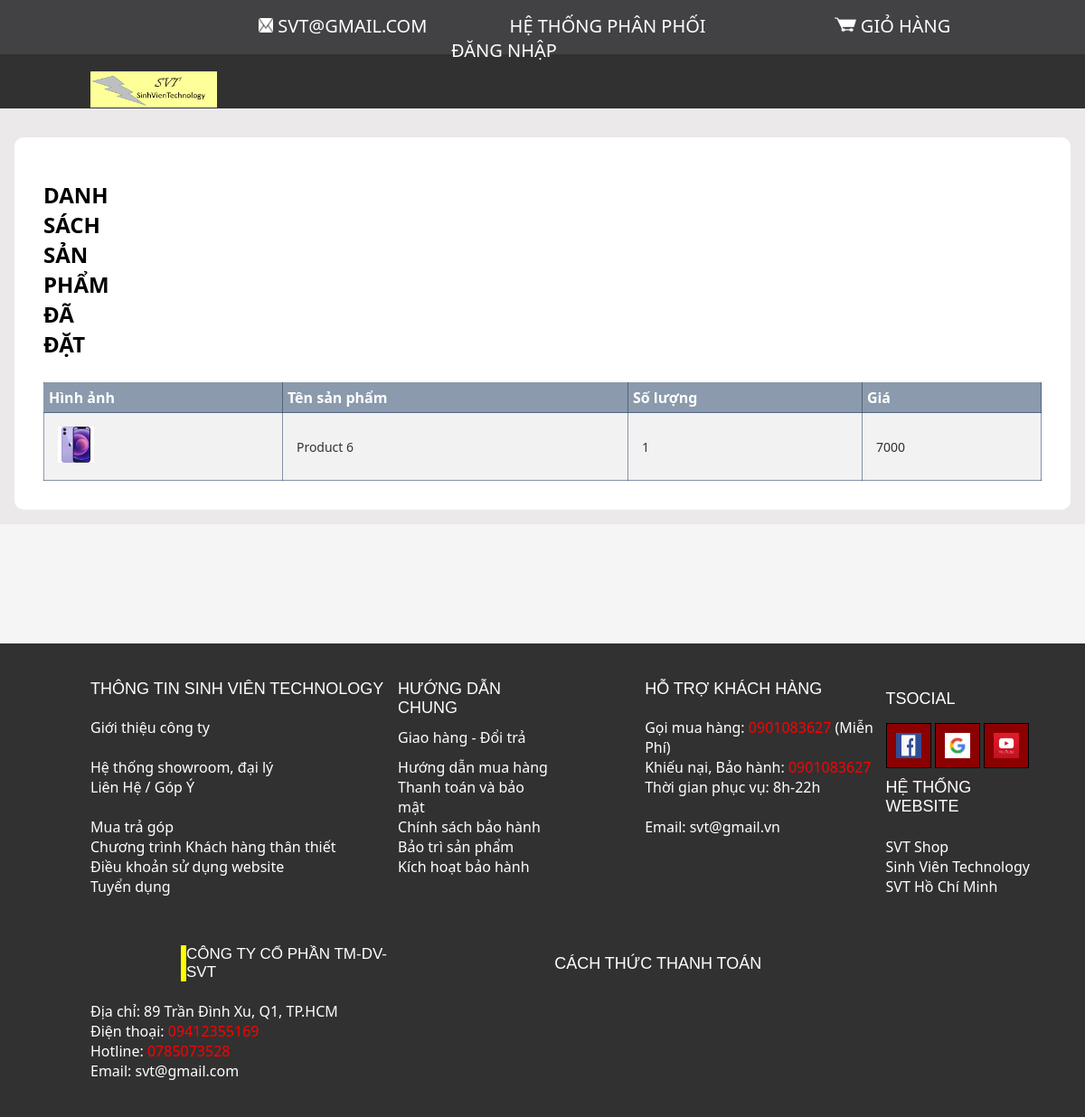
The page /htmlnew/detail_in_history.php?mabill=9504259274730235677384514464954 on the database its author committed.
### tables this page shows
CREATE TABLE `chitietbill` (
  `id` varchar(255) NOT NULL,
  `mabill` varchar(255) NOT NULL,
  `MASP` varchar(255) NOT NULL,
  `soluong` int(11) NOT NULL
);

CREATE TABLE `sanpham` (
  `masp` varchar(255) NOT NULL,
  `tensp` varchar(255) NOT NULL,
  `gia` int(11) NOT NULL,
  `giamgia` int(11) NOT NULL,
  `ngaysx` date NOT NULL,
  `image` varchar(255) NOT NULL,
  `MALSP` varchar(255) NOT NULL,
  `giavon` int(11) NOT NULL,
  `trangthai` tinyint(1) NOT NULL,
  `mota` varchar(255) NOT NULL,
  `bonhotrong` varchar(255) NOT NULL,
  `pin` varchar(255) NOT NULL,
  `uudai` varchar(255) NOT NULL
);

### htmlnew/detail_in_history.php (the view, shortened to what this page needs)
<?php
$conn = ConnectDB();
$result = $conn->query("select * from chitietbill where mabill ='" . $_REQUEST['mabill']. "'");
$tensp = $conn->query("select * from sanpham");
$tensps = array();
while ($row = $tensp->fetch_assoc()) {
    $tensps[$row["masp"]] = $row;
}
?>
<!DOCTYPE html>
<html lang="en">
<head>
    <link rel="stylesheet" href="https://use.fontawesome.com/releases/v5.15.4/css/all.css" />
    <link href="https://cdnjs.cloudflare.com/ajax/libs/font-awesome/6.4.0/css/all.min.css" rel="stylesheet">
</head>
<body>
    <form action="" method="get" name="frm1" onsubmit="return validateForm()">
        <div class="menutren">
            <ul class="menungang">
                <li class="a2"><a href=""><img class="a5" src="../admhtml/images/icon1.png" alt="erro"> SVT@gmail.com</a> </li>
                <li class="a1"><a href="daily.php">Hệ thống phân phối </a> </li>
                <li class="p1"><a href="giohang.php"> <img class="a5-2" src="../admhtml/images/cart-73-24.png" alt="">Giỏ Hàng </a> </li>
                <?php if (isset($_SESSION['khachhang'])) { ?>
                    <li style="width: 500px; background-color: #424245;">
                        <a class='p1' href='#'><img class='a5-2' src="<?= '../admhtml/' . str_replace('../', '', $_SESSION['khachhang']['avatar']) ?>" alt=""><?= $_SESSION['khachhang']['username'] ?></a>
                        <ul class="cap_2" style="left: 60px; height: auto;">
                            <li class="fs fa-box"> <a href="login.php"> Đăng xuất</a> </li>
                            <li class="fs fa-history"> <a href="history.php"> Lịch sử mua hàng</a> </li>
                        </ul>
                    </li>
                <?php } else echo "<li><a class='p1' href='login.php'>Đăng nhập</a></li>"; ?>
            </ul>
        </div>
        <div class="sidebar">
            <div class="logo"> <a href="../htmlnew/nhap.php"> <img class="aa" src="../admhtml/images/ganmac.jpg" alt=""></a></div>
            <nav>
                <ul>
                    <li> <a href="../htmlnew/gioithieu.php" class="b1">Giới thiệu</a>
                    </li>
                    <li><a href="../htmlnew/sanpham.php?productType=All&page=1" class="b2">Sản Phẩm</a>
                    </li>
                    <li><a href="../htmlnew/tuyendung.php">Tuyển Dụng</a></li>
                    <li><a href="../htmlnew/tintuc.php">Tin Tức</a></li>
                    <li> <input type="text" class="a6" placeholder=" <?php if (isset($_GET["nvn"])) {
                                                                            if (strlen(str_replace(" ", "", $_GET["nvn"])) == 0)
                                                                                echo "bạn chưa nhập gì cả!";
                                                                            else
                                                                                findSomeThing($_GET["nvn"]);
                                                                        } else echo "Bạn tìm gì?"; ?></li>
                </ul>
            </nav>
        </div>
    </form>
    <div class="main-content">
        <form class="product" action="order_m.php" method="get" enctype="multipart/form-data">
            <div class="table--wrapper">
                <div class="table-title">
                    <div class="table-header">
                        <h3 class="main-title">Danh Sách Sản phẩm đã đặt</h3>
                    </div>
                </div>
                <div class="table-container">
                    <table class="bill-table">
                        <thead>
                            <tr>
                                <th>Hình ảnh</th>
                                <th>Tên sản phẩm</th>
                                <th>Số lượng</th>
                                <th>Giá</th>
                            </tr>
                        </thead>
                        <tbody>
                            <?php while ($row = $result->fetch_assoc()) { ?>
                                <tr>
                                    <td><img src="<?= '../admhtml/' . str_replace('../', '', $tensps[$row['MASP']]['image']) ?>" style="width: 40px; height: 40px;"></td>
                                    <td><?=  $tensps[$row['MASP']]['tensp'] ?></td>
                                    <td><?= $row['soluong'] ?></td>
                                    <td><?= $row['soluong'] * $tensps[$row['MASP']]['giamgia'] ?></td>
                                </tr>
                            <?php } ?>
                        </tbody>
                    </table>
                </div>
            </div>
        </form>
    </div>
    <br><br><br><br><br><br>
    <table style="width: 100%;background-color:rgba(0,0,0,0.8);">
        <tr>
            <td class="a1112">THÔNG TIN SINH VIÊN TECHNOLOGY </td>
            <td class="a1113">HƯỚNG DẪN CHUNG</td>
            <td class="a1112">HỖ TRỢ KHÁCH HÀNG</td>
            <td class="a1113">TSOCIAL </td>
        </tr>
        <tr>
            <td class="a111"><a href="">Giới thiệu công ty</a></td>
            <td class="a112"><a href="">Giao hàng - Đổi trả</a></td>
            <td class="a111">Gọi mua hàng:<a href="" class="cuoi"> 0901083627</a> (Miễn Phí)</td>
            <td rowspan="2">
                <a href=""> <img src="../admhtml/images/aaa.jpg" alt="" class="a13"></a>
                <a href=""> <img alt="" class="a13"></a>
                <a href=""><img src="../admhtml/images/z3065110575113_cbb8e61010a4ed39f408fc1a754fb038.jpg" alt="" class="a13"></a>
            </td>
        </tr>
        <tr>
            <td class="a111"><a href=""> Hệ thống showroom, đại lý </a></td>
            <td class="a112"><a href="">Hướng dẫn mua hàng</a></td>
            <td class="a111">Khiếu nại, Bảo hành:<a href="" class="cuoi"> 0901083627</a></td>
        </tr>
        <tr>
            <td class="a111"><a href="">Liên Hệ / Góp Ý</a> </td>
            <td class="a112"><a href="">Thanh toán và bảo mật</a></td>
            <td class="a111">Thời gian phục vụ: 8h-22h</td>
            <td class="a1114">HỆ THỐNG WEBSITE </td>
        </tr>
        <tr>
            <td class="a111"><a href="">Mua trả góp</a></td>
            <td class="a112"><a href="">Chính sách bảo hành</a></td>
            <td class="a111">Email: svt@gmail.vn</td>
            <td> </td>
        </tr>
        <tr>
            <td class="a111"><a href="">Chương trình Khách hàng thân thiết</a> </td>
            <td class="a112"><a href="">Bảo trì sản phẩm</a></td>
            <td> </td>
            <td class="a112"><a href="">SVT Shop</a></td>
        </tr>
        <tr>
            <td class="a111"><A href="">Điều khoản sử dụng website</A> </td>
            <td class="a112"><A href="">Kích hoạt bảo hành</A></td>
            <td> </td>
            <td class="a112"><a href="">Sinh Viên Technology</a></td>
        </tr>
        <tr>
            <td class="a111"><a href="tuyendung.php">Tuyển dụng</a></td>
            <td> </td>
            <td> </td>
            <td class="a112"><a href="">SVT Hồ Chí Minh</a></td>
        </tr>
        <tr class="a15">
            <td><br><br></td>
            <td><br><br></td>
            <td><br><br></td>
            <td><br><br></td>
        </tr>
        <tr>
            <td colspan="2" class="a16"> CÔNG TY CỔ PHẦN TM-DV-SVT </td>
            <td></td>
            <td class="a20">CÁCH THỨC THANH TOÁN</td>
        </tr>
        <tr>
            <td> </td>
            <td>
            </td>
            <td>
            <td><br></td>
            </td>
        </tr>
        <tr>
            <td class="a1115"> Địa chỉ: 89 Trần Đình Xu, Q1, TP.HCM </td>
        </tr>
        <tr>
            <td class="a1115"> Điện thoại: <a class="a1-1">09412355169</a></td>
        </tr>
        <tr>
            <td class="a1115"> Hotline: <a class="a1-1">0785073528</a></td>
        </tr>
        <tr>
            <td class="a1119"> Email: svt@gmail.com</td>
        </tr>
    </table>
</body>
</html>

### css/giohang1.css (style rules this page uses)
body { background-color:whitesmoke; padding: 0px; margin: 0px; font-family: 'Segoe UI', Tahoma, Geneva, Verdana, sans-serif; }
ul.menungang { list-style: none; width: 100%; text-align: center; margin: 0px; }
ul.menungang li { display: inline; }
.menutren { background: #424245; height: 60px; width: 100%; display: block; margin: 0px; padding: 15px; }
ul.menungang a { color: white; font-family: 'Segoe UI', Tahoma, Geneva, Verdana, sans-serif; font-size: 20px; text-decoration: none; text-transform: uppercase ; padding: 10px; transition: 0.4s; }
img.a5 { width:16px; height:16px; }
img.a5-2 { width:24px; height:18px; position:relative; right:5px; }
li.a1 { margin-left: 0px; display: block; position: relative; right: 110px; }
li.a2 { position: relative; left:255px; }
.p1 { position: relative; left: 50px; }
.a1 { position: relative; left:125px; }
img.a13 { width: 50px; height: 50px; }
tr.a15 td { font-size: larger; color: white; }
td.a16 { border-left: 6px solid yellow; margin-left: 100px; font-size: 17px; font-family: Arial, Helvetica, sans-serif; display: block; }
td { font-family: 'Segoe UI', Tahoma, Geneva, Verdana, sans-serif; color: white; }
a.cuoi { color: red; font-family: 'Segoe UI', Tahoma, Geneva, Verdana, sans-serif; }
a.a1-1 { color: red; }
a { text-decoration: none; color: white; }
td.a111 { margin-left: 100px; display: block; }
td.a1112 { margin-left: 100px; display: block; padding-top: 40px; font-size: 18px; font-family: Arial, Helvetica, sans-serif; }
td.a1113 { padding-top: 40px; font-size: 18px; font-family: Arial, Helvetica, sans-serif; }
td.a1114 { font-size: 18px; font-family: Arial, Helvetica, sans-serif; padding-right: 50px; }
td.a1115 { margin-left: 100px; display: block; }
td.a1119 { margin-left: 100px; padding-bottom: 40px; display: block; }
td.a20 { font-size: 18px; font-family: Arial, Helvetica, sans-serif; }
* { box-sizing:border-box }
h3 { text-transform: uppercase; margin-top: 15px; margin-bottom: 10px; font-family: 'Segoe UI', Tahoma, Geneva, Verdana, sans-serif; }
table { margin-right: 20px; }
* { margin:0; padding:0; border: none; }
.sidebar { background-color: rgba(0,0,0,0.8); padding: 0 40px; height: 60px; line-height: 50px; font-family: 'Segoe UI', Tahoma, Geneva, Verdana, sans-serif; color: white; }
ul { float:right; }
li { display: inline-block; transition: 0.3s; padding: 5px 6px; margin-right: 185px; }
.logo { float: left; cursor: pointer; }
li a { color: white; text-decoration: none; }
li { position: relative; }
img.aa { width:160px; height: 60px; padding:10px; margin-left:50px ; }
.a13 { border:1px solid black; background-color: darkred; padding:10px; color: whitesmoke; }
td.a16 { border-left: 6px solid yellow; margin-left: 200px; font-size: 17px; font-family: Arial, Helvetica, sans-serif; display: block; }

### css/history.css (style rules this page uses)
.main-content { position: relative; background: #ebe9e9; width: 100%; padding: 1rem; }
.table--wrapper { background: #fff; margin-top: 1rem; border-radius: 10px; padding: 2rem; }
.main-title { font-size: 24px; }
.table-container { width: 100%; }
.table-title { display: flex; justify-content: space-between; align-items: center; margin-bottom: 1rem; }
table { width: 100%; border-collapse: collapse; }
thead { background: rgba(17, 49, 85, 0.486); color: #fff; }
th { padding: 5px; text-align: left; border: 0.5px solid rgba(17, 49, 85, 0.486); }
.bill-table tbody { background: #f2f2f2; }
.bill-table td { padding: 15px; font-size: 14px; color: #333; border: 0.5px solid rgba(17, 49, 85, 0.486); }

### rows shown on the page
chitietbill: MASP.image (picture), MASP.tensp "Product 6", soluong "1", $row['soluong'] * $tensps[$row['MASP']]['giamgia'] "7000"
